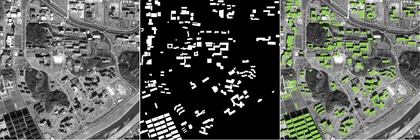
%> input picture Keras-Residual Unet/data_samples/data_sample.jpg, 420 x 140 px, shrunk from 4732 x 1574 before the run
$ octave MBI.m   (GNU Octave 9; MATLAB toolbox functions it lacks are replaced by stand-ins)
%> lines starting %> are read from the running program, lines starting %| are printed output that depends on the picture
%1. Read File with UI

[fileName,filePath] = uigetfile({'*.tif';'*.*'},'Please Select Input Image');
%> the answer given: ../../Keras-Residual Unet/data_samples/data_sample.jpg
fileNamePath=[filePath,fileName]; %acquiticre absolute dir


raw_img=imread(fileNamePath);
%> raw_img is the input picture: size 140x420x3 uint8; mean R, G, B 90.8, 93.3, 88.2
disp('Size of input image:');
[row,col,band]=size(raw_img);
%> row = 140; col = 420; band = 3
disp([row,col,band]);
%|    140   420     3

%2. Calculation of brightness: The maximum of multispectral bands for pixel x is recorded as its brightness value
brightness_img=uint8(max(raw_img,[],3));%along the band dimension
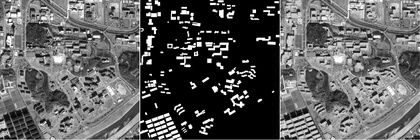
%> brightness_img: size 140x420 uint8; min 0, max 255, mean 93.6

%3. Construction of MBI: The spectral-structural characteristics of buildings
%3.1 White top-hat by reconstruction (W-TH):
length=2:5:52;%length of a linear Structure Element(SE)
S=size(length,2);%numbers of scale
direction=[0;45;90;135];%four directions are considered
D=size(direction,1);%numbers of directions

W_TH=zeros(S,D,row,col);%NOTIC: use 'squeeze' & 'imshow' func to see images seperately

for i=1:S
    for j=1:D
        SE=strel('line',length(i),direction(j));
        erosion_img=imerode(brightness_img,SE);
        reconstruct_img=imreconstruct(erosion_img,brightness_img);
        W_TH(i,j,:,:)=brightness_img-reconstruct_img;
    end
end

%3.2 DMPs & MBI
DMP=zeros(S-1,D,row,col);
MBIndex=zeros(row,col);
MBIcolor=zeros(row,col);

for i=1:(S-1)
    for j=1:D
        DMP(i,j,:,:)=abs(W_TH(i+1,j,:,:)-W_TH(i,j,:,:));
        MBIndex=MBIndex+double(squeeze(DMP(i,j,:,:)));
    end
end
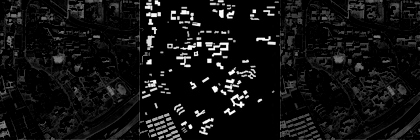
%> MBIndex: size 140x420 double; min 0, max 1014, mean 73.2; drawn with min black and max white
Tb=7;
MBIndex=uint8(MBIndex/(D*(S-1)));
%> MBIndex: size 140x420 uint8
for i=1:row
    for j=1:col
        if MBIndex(i,j)>=Tb
            MBIcolor(i,j)=1;
        if MBIndex(i,j)<Tb
                MBIcolor(i,j)=0;
        end
        end
    end
end
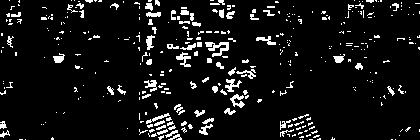
%> MBIcolor: size 140x420 double; values 0 (black) and 1 (white), 7.7% white in thin lines or dots

MBI_final = mat2gray(MBIndex);
imwrite(MBI_final,'MBI.tif');

% [7 lines of commented-out code are left out]
